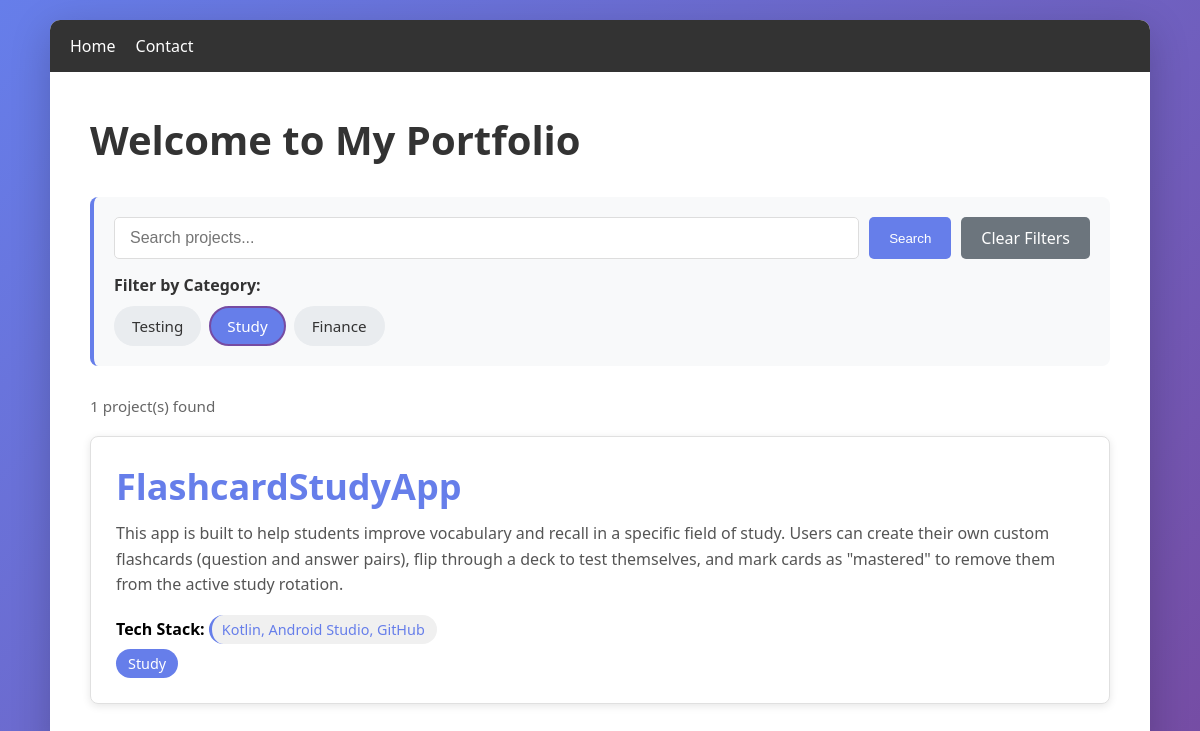
/?category=Study, run on the app's committed database.
### portfolio_app/models.py (models this page shows, shortened)
class Project(models.Model):
    title = models.CharField(max_length=200)
    description = models.TextField()
    tech_stack = models.CharField(max_length=500)  # comma-separated or JSON
    github_link = models.URLField(blank=True, null=True)
    image_path = models.CharField(max_length=300, blank=True)
    category = models.CharField(max_length=100, blank=True)
    created_at = models.DateTimeField(auto_now_add=True)

### portfolio_app/views.py (the view, shortened to what this page needs)
# urls.py: 2. Add a URL to urlpatterns:  path('', views.home, name='home')
def home(request):
    projects = Project.objects.all().order_by('-created_at')
    search_query = request.GET.get('search', '')
    category_filter = request.GET.get('category', '')
    if category_filter:
        projects = projects.filter(category=category_filter)
    categories = Project.objects.values_list('category', flat=True).distinct()
    context = {
        'projects': projects,
        'categories': categories,
        'search_query': search_query,
        'category_filter': category_filter,
    }
    return render(request, 'home.html', context)

### portfolio_app/templates/home.html (shortened to what this page needs)
{% extends "base.html" %}
{% block content %}
<h1>Welcome to My Portfolio</h1>
<div class="filter-box">
    <form method="get">
        <div class="search-bar">
            <input type="text" name="search" placeholder="Search projects..." value="{{ search_query }}">
            <button type="submit">Search</button>
            <a href="/" class="clear-btn" style="padding: 10px 20px; border-radius: 5px; display: inline-block; color: white;">Clear Filters</a>
        </div>
    </form>
    {% if categories %}
    <span class="category-label">Filter by Category:</span>
    <div class="category-filters">
        {% for cat in categories %}
            {% if cat %}
            <a href="?category={{ cat }}" class="category-btn {% if cat == category_filter %}active{% endif %}">
                {{ cat }}
            </a>
            {% endif %}
        {% endfor %}
    </div>
    {% endif %}
</div>
{% if projects %}
    <p class="project-count">{{ projects.count }} project(s) found</p>
    {% for project in projects %}
        <div class="project-card">
            <h2><a href="/project/{{ project.id }}/">{{ project.title }}</a></h2>
            <p>{{ project.description }}</p>
            <div>
                <strong>Tech Stack:</strong>
                <span class="tech-stack">{{ project.tech_stack }}</span>
            </div>
            {% if project.category %}<span class="category-tag">{{ project.category }}</span>{% endif %}
        </div>
    {% endfor %}
{% else %}
    <p class="no-results">No projects found matching your filters.</p>
{% endif %}
{% endblock %}

### portfolio_app/templates/base.html (style rules this page uses)
* { margin: 0; padding: 0; box-sizing: border-box; }
body { font-family: 'Segoe UI', Tahoma, Geneva, Verdana, sans-serif; background: linear-gradient(135deg, #667eea 0%, #764ba2 100%); min-height: 100vh; padding: 20px; }
h1 { color: #333; margin-bottom: 30px; font-size: 2.5em; }
h2 { color: #667eea; margin-bottom: 10px; }
a { color: #667eea; text-decoration: none; transition: color 0.3s; }
.filter-box { background: #f8f9fa; padding: 20px; border-radius: 8px; margin-bottom: 30px; border-left: 4px solid #667eea; }
.search-bar { display: flex; gap: 10px; margin-bottom: 15px; }
.search-bar input { flex: 1; padding: 10px 15px; border: 1px solid #ddd; border-radius: 5px; font-size: 1em; }
.search-bar button { padding: 10px 20px; background: #667eea; color: white; border: none; border-radius: 5px; cursor: pointer; font-weight: 500; transition: background 0.3s; }
.clear-btn { background: #6c757d !important; }
.category-label { font-weight: 600; color: #333; margin-bottom: 10px; display: block; }
.category-filters { display: flex; flex-wrap: wrap; gap: 8px; }
.category-btn { padding: 8px 16px; background: #e9ecef; color: #333; border: 2px solid transparent; border-radius: 20px; cursor: pointer; text-decoration: none; transition: all 0.3s; font-size: 0.95em; }
.category-btn.active { background: #667eea; color: white; border-color: #764ba2; }
.project-count { color: #666; font-size: 0.95em; margin-bottom: 20px; }
.project-card { background: white; border: 1px solid #e0e0e0; padding: 25px; margin-bottom: 20px; border-radius: 8px; transition: all 0.3s; box-shadow: 0 2px 8px rgba(0,0,0,0.1); }
.project-card h2 a { font-size: 1.5em; }
.project-card p { color: #555; line-height: 1.6; margin-bottom: 12px; }
.tech-stack, .category-tag { display: inline-block; background: #f0f0f0; padding: 5px 12px; border-radius: 15px; font-size: 0.9em; margin-right: 8px; margin-top: 5px; }
.tech-stack { color: #667eea; border-left: 3px solid #667eea; padding-left: 10px; }
.category-tag { background: #667eea; color: white; }

### data on the page
Project: title "FlashcardStudyApp", description "This app is built to help students improve vocabulary and recall in a specific field of study. Users can create their own custom flashcards (question and answer pairs), flip through a deck to test themselves, and mark cards as \"mastered\" to remove them from the active study rotation.", tech_stack "Kotlin, Android Studio, GitHub", category "Study"

### other printed values
{{ cat }} "Testing" "Study" "Finance"
{{ projects.count }} "1"
